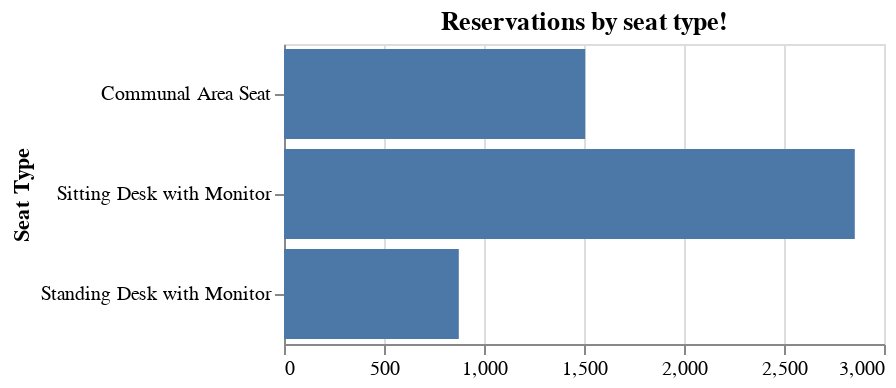

The notebook cell this image was saved under:
### Code cell
# First visualization will be grouped by the type of seat reserved in the CSXL. 

reservations_by_seat_type = data.groupby("title").size().reset_index(name="count")
reservations_by_seat_type.head(10)


chart = alt.Chart(reservations_by_seat_type).mark_bar().encode( 
    y = alt.Y("title:N", title="Seat Type"),
    x = alt.X("count:Q", title=None),
    tooltip=['count']
).properties(
    title="Reservations by seat type!",
    height=150
)

chart

### Figure 1 — Vega-Lite specification as saved in the notebook (floating-point values rounded to 4 significant figures)
{"config": {"view": {"continuousWidth": 300, "continuousHeight": 300}}, "data": {"name": "data-720dde9cd60e15557a8059b7f3c56faf"}, "mark": {"type": "bar"}, "encoding": {"tooltip": [{"field": "count", "type": "quantitative"}], "x": {"field": "count", "title": null, "type": "quantitative"}, "y": {"field": "title", "title": "Seat Type", "type": "nominal"}}, "height": 150, "title": "Reservations by seat type!", "$schema": "https://vega.github.io/schema/vega-lite/v5.16.3.json", "datasets": {"data-720dde9cd60e15557a8059b7f3c56faf": [{"title": "Communal Area Seat", "count": 1506}, {"title": "Sitting Desk with Monitor", "count": 2854}, {"title": "Standing Desk with Monitor", "count": 874}]}}
